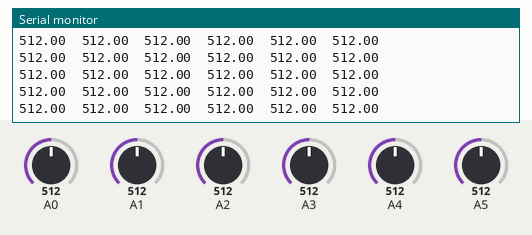
Bench run of a sketch on a simulated Arduino Uno, built with avr-gcc and run on an emulated ATmega328P. Parts: the last lines printed to the serial monitor. Inputs (shaded band) come from the test bench; at power-on: A0 = 512, A1 = 512, A2 = 512, A3 = 512, A4 = 512, A5 = 512.

Above: at 1.2 s.
1.3 s: A0 set to 716
At 1.49 s:
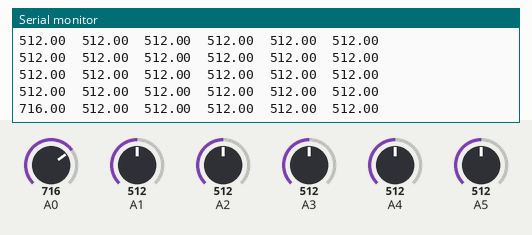
2.8 s: A1 set to 716
At 2.99 s:
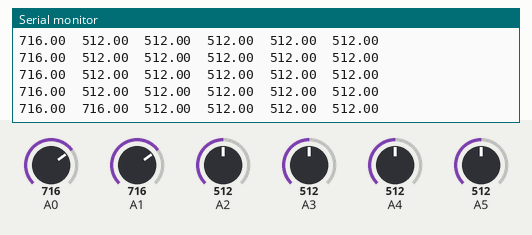
4.3 s: A2 set to 716
At 4.5 s:
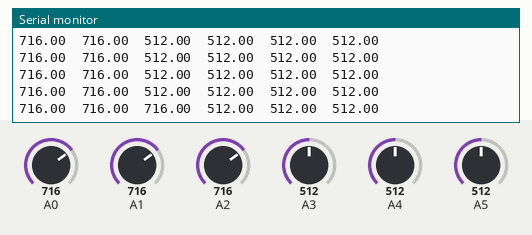
5.8 s: A3 set to 716
At 6.0 s:
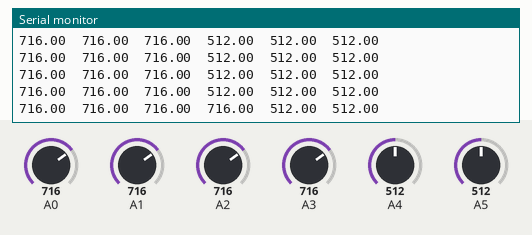
7.3 s: A4 set to 716
At 7.51 s:
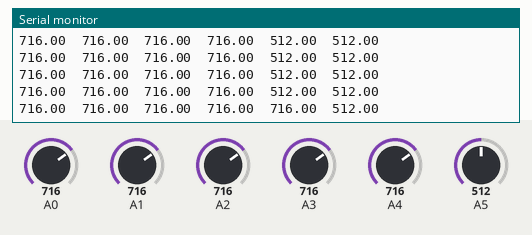
8.8 s: A5 set to 716
At 8.8 s:
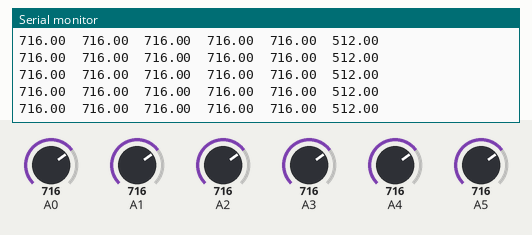

The sketch:

sensor_piecewise.ino
```cpp
#define PS1 A0
#define PS2 A1
#define PS3 A2
#define PS4 A3
#define PS5 A4
#define PS6 A5
int sample = 30;

void setup() {
  Serial.begin(9600);

}

void loop() {

  Serial.print(sensorRead(sample, PS1));  Serial.print("\t");
  Serial.print(sensorRead(sample, PS2));  Serial.print("\t");
  Serial.print(sensorRead(sample, PS3));  Serial.print("\t");
  Serial.print(sensorRead(sample, PS4));  Serial.print("\t");
  Serial.print(sensorRead(sample, PS5));  Serial.print("\t");
  Serial.println(sensorRead(sample, PS6));
  // Serial.println(convertToCM(sensorRead(sample, SNSR))); //Uncomment only after function has been generated.

}

///// INSERT GENERATED convertToCM FUNCTION HERE ////////

/////////////////////////////////////////////////////////


double sensorRead(int n, int sensor){
  double x[n];
  int i;
//  int sum = 0;
  for(i=0;i<n;i++){
    delay(1);
    x[i] = analogRead(sensor);
  }
  mergeSort(x, n);
  return x[n/2];          //Return Median
}

void mergeSort(double ar[], int size){
    int i;
    if(size<2)
        return;
    else
    {
        int mid = size/2;
        double left[mid];
        double right[size-mid];
        for(i=0; i<mid; i++)
        {
            left[i] = ar[i];
        }
        for(i=mid; i<size; i++)
        {
            right[i-mid] = ar[i];
        }
        mergeSort(left, mid);
        mergeSort(right, size-mid);
        merge(ar, left, right, size);
    }
}

void merge(double ar[], double left[], double right[], int size){
    int i=0, j=0, k=0;
    int mid=size/2;
    while(i<mid && j<size-mid)
    {
        if(left[i]>right[j])
        {
            ar[k] = right[j];
            j++;
        }
        else
        {
            ar[k] = left[i];
            i++;
        }
        k++;
    }
    while(i<mid)
    {
        ar[k]=left[i];
        k++; i++;
    }
    while(j<size-mid)
    {
        ar[k]=right[j];
        j++; k++;
    }
}
```

Measured:
- after the input at 1.3 s, the serial monitor: prints a new line at once (image 1)
- after the input at 2.8 s, the serial monitor: prints a new line at once (image 2)
- after the input at 4.3 s, the serial monitor: prints a new line at once (image 3)
- after the input at 5.8 s, the serial monitor: prints a new line at once (image 4)
- after the input at 7.3 s, the serial monitor: prints a new line at once (image 5)
